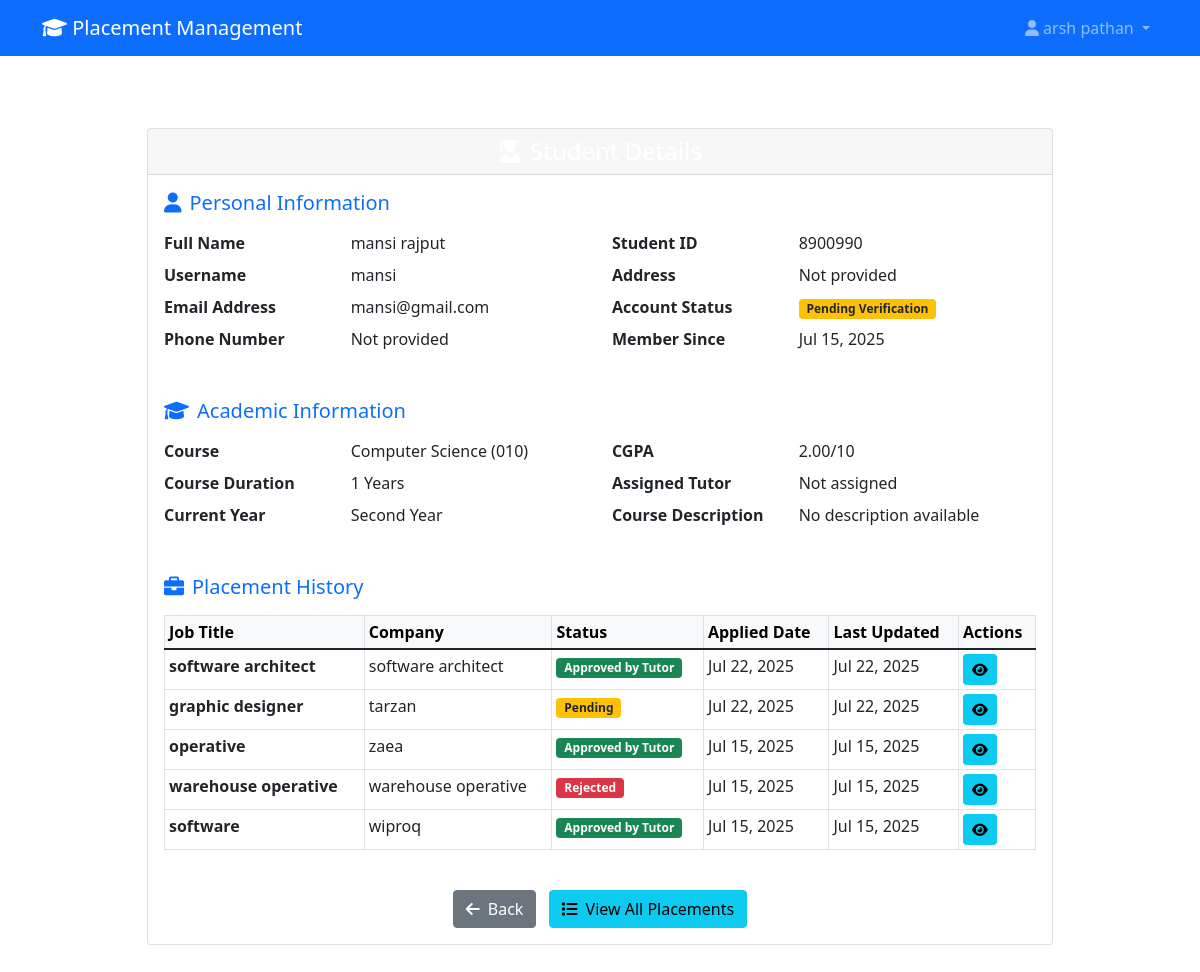
Before: /tutors/student/2/ (signed in) with the older database file.
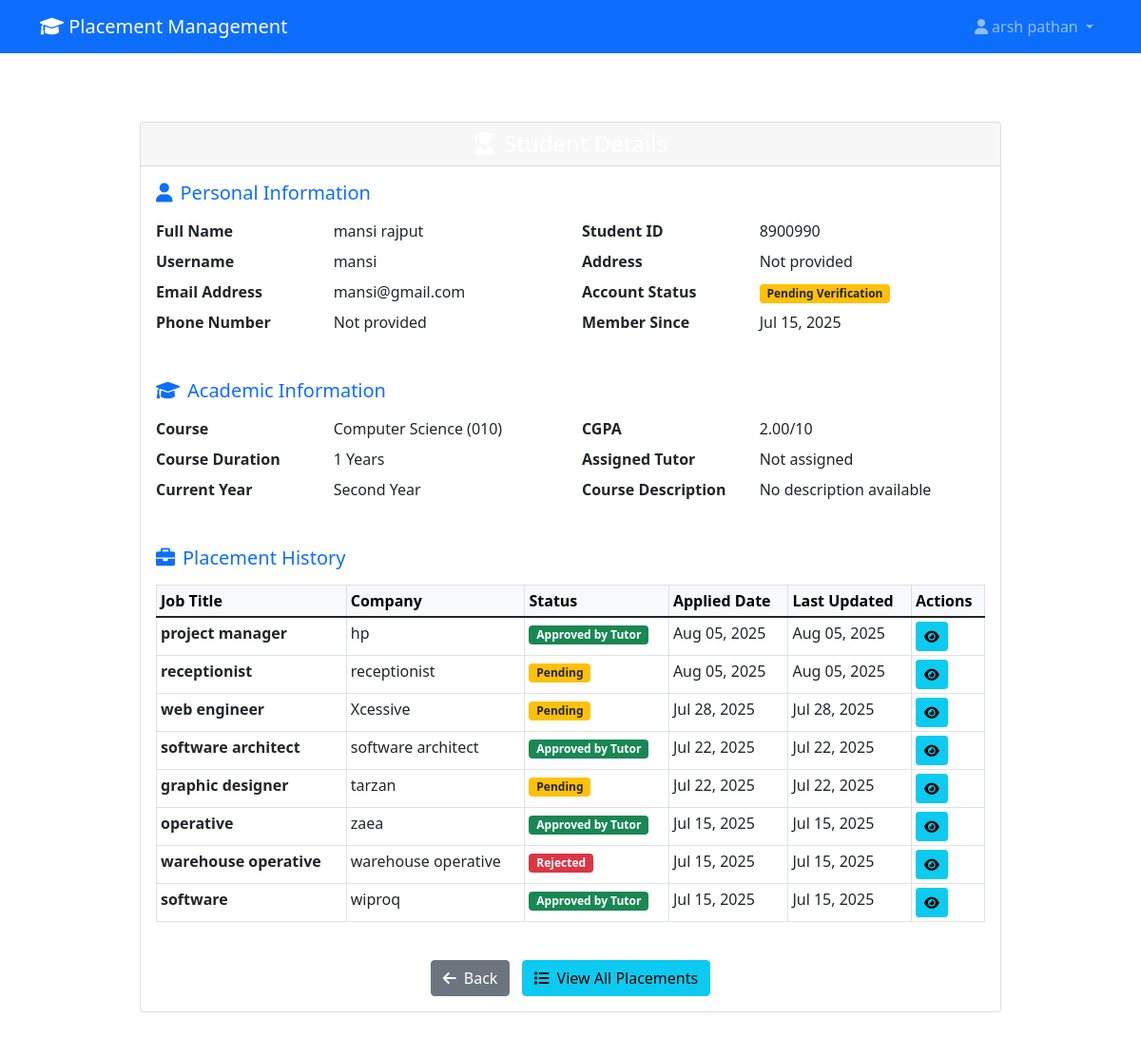
After: the same page with the newer database file.
### accounts/models.py (models this page shows, shortened)
class User(AbstractUser):
    USER_TYPES = (
        ('student', 'Student'),
        ('tutor', 'Tutor'),
        ('provider', 'Provider'),
    )
    user_type = models.CharField(max_length=10, choices=USER_TYPES)
    phone = models.CharField(max_length=15, blank=True, validators=[validate_phone_number])
    is_verified = models.BooleanField(default=False)
    created_at = models.DateTimeField(auto_now_add=True)
    updated_at = models.DateTimeField(auto_now=True)

class StudentProfile(models.Model):
    YEAR_CHOICES = (
        (1, 'First Year'),
        (2, 'Second Year'),
        (3, 'Third Year'),
        (4, 'Fourth Year'),
    )
    user = models.OneToOneField(User, on_delete=models.CASCADE)
    student_id = models.CharField(max_length=20, unique=True, validators=[validate_student_id])
    course = models.ForeignKey(Course, on_delete=models.CASCADE, related_name='students')
    year = models.IntegerField(choices=YEAR_CHOICES)
    cgpa = models.DecimalField(max_digits=4, decimal_places=2, null=True, blank=True)
    tutor = models.ForeignKey('TutorProfile', on_delete=models.SET_NULL, null=True, blank=True, related_name='assigned_students')
    resume = models.FileField(upload_to='resumes/', null=True, blank=True)
    address = models.TextField(blank=True)

class Course(models.Model):
    name = models.CharField(max_length=100, unique=True)
    code = models.CharField(max_length=20, unique=True)
    description = models.TextField(blank=True)
    duration_years = models.IntegerField(default=4)
    is_active = models.BooleanField(default=True)
    created_at = models.DateTimeField(auto_now_add=True)
    class Meta:
        ordering = ['name']

### placements/models.py (models this page shows, shortened)
class PlacementRequest(models.Model):
    STATUS_CHOICES = (
        ('pending', 'Pending'),
        ('approved_by_provider', 'Approved by Provider'),
        ('approved_by_tutor', 'Approved by Tutor'),
        ('rejected', 'Rejected'),
        ('completed', 'Completed'),
    )
    student = models.ForeignKey(StudentProfile, on_delete=models.CASCADE)
    provider = models.ForeignKey(ProviderProfile, on_delete=models.CASCADE)
    tutor = models.ForeignKey(
        'accounts.TutorProfile',
        on_delete=models.SET_NULL,
        null=True,
        blank=True,
        related_name='placement_requests',
        verbose_name='Assigned Tutor'
    )
    company_name = models.CharField(max_length=200)
    job_title = models.CharField(max_length=100)
    job_description = models.TextField()
    start_date = models.DateField()
    end_date = models.DateField()
    location = models.CharField(max_length=200)
    latitude = models.DecimalField(max_digits=10, decimal_places=8, null=True, blank=True)
    longitude = models.DecimalField(max_digits=11, decimal_places=8, null=True, blank=True)
    status = models.CharField(max_length=20, choices=STATUS_CHOICES, default='pending')
    documents = models.FileField(upload_to='placement_documents/', null=True, blank=True)
    created_at = models.DateTimeField(auto_now_add=True)
    updated_at = models.DateTimeField(auto_now=True)
    provider_approved_at = models.DateTimeField(null=True, blank=True)
    tutor_approved_at = models.DateTimeField(null=True, blank=True)
    approved_by_tutor = models.ForeignKey(
        User,
        on_delete=models.SET_NULL,
        null=True,
        blank=True,
        related_name='approved_placements'
    )
    tutor_comments = models.TextField(blank=True, help_text="Comments from tutor during approval/rejection")
    provider_comments = models.TextField(blank=True, help_text="Comments from provider during approval/rejection")

### tutors/views.py (the view)
# urls.py: path('student/<int:pk>/', views.view_student, name='view_student'),
@tutor_required
@handle_exceptions
def view_student(request, pk):
    student = get_object_or_404(
        StudentProfile.objects.select_related('user', 'course', 'tutor__user'),
        pk=pk
    )
    placement_requests = PlacementRequest.objects.filter(
        student=student,
        approved_by_tutor=request.user
    ).order_by('-created_at')
    all_placements = PlacementRequest.objects.filter(
        student=student
    ).order_by('-created_at')
    visit_schedules = VisitSchedule.objects.filter(
        placement_request__student=student,
        tutor=request.user
    ).order_by('-visit_date')
    context = {
        'student': student,
        'placement_requests': placement_requests,
        'all_placements': all_placements,
        'visit_schedules': visit_schedules,
    }
    return render(request, 'tutors/view_student.html', context)

### core/context_processors.py (called while the page is built)
def global_context(request):
    return {
        'site_name': 'Placement Management System',
        'current_year': 2024,
    }

### templates/tutors/view_student.html (shortened to what this page needs)
{% extends 'base.html' %}
{% block content %}
<div class="container py-5">
    <div class="row justify-content-center">
        <div class="col-lg-10">
            <div class="card shadow-custom animate__animated animate__fadeInUp">
                <div class="card-header bg-gradient-primary text-white text-center">
                    <h4 class="mb-0">
                        <i class="fas fa-user-graduate me-2"></i>Student Details
                    </h4>
                </div>
                <div class="card-body">
                    <div class="row mb-4">
                        <div class="col-12">
                            <h5 class="text-primary mb-3">
                                <i class="fas fa-user me-2"></i>Personal Information
                            </h5>
                            <div class="row">
                                <div class="col-md-6">
                                    <dl class="row">
                                        <dt class="col-sm-5">Full Name</dt>
                                        <dd class="col-sm-7">{{ student.user.get_full_name }}</dd>
                                        <dt class="col-sm-5">Username</dt>
                                        <dd class="col-sm-7">{{ student.user.username }}</dd>
                                        <dt class="col-sm-5">Email Address</dt>
                                        <dd class="col-sm-7">{{ student.user.email }}</dd>
                                        <dt class="col-sm-5">Phone Number</dt>
                                        <dd class="col-sm-7">{{ student.phone|default:'Not provided' }}</dd>
                                    </dl>
                                </div>
                                <div class="col-md-6">
                                    <dl class="row">
                                        <dt class="col-sm-5">Student ID</dt>
                                        <dd class="col-sm-7">{{ student.student_id }}</dd>
                                        <dt class="col-sm-5">Address</dt>
                                        <dd class="col-sm-7">{{ student.address|default:'Not provided' }}</dd>
                                        <dt class="col-sm-5">Account Status</dt>
                                        <dd class="col-sm-7">
                                            {% if student.user.is_verified %}
                                                <span class="badge bg-success">Verified</span>
                                            {% else %}
                                                <span class="badge bg-warning text-dark">Pending Verification</span>
                                            {% endif %}
                                        </dd>
                                        <dt class="col-sm-5">Member Since</dt>
                                        <dd class="col-sm-7">{{ student.user.created_at|date:"M d, Y" }}</dd>
                                    </dl>
                                </div>
                            </div>
                        </div>
                    </div>
                    <div class="row mb-4">
                        <div class="col-12">
                            <h5 class="text-primary mb-3">
                                <i class="fas fa-graduation-cap me-2"></i>Academic Information
                            </h5>
                            <div class="row">
                                <div class="col-md-6">
                                    <dl class="row">
                                        <dt class="col-sm-5">Course</dt>
                                        <dd class="col-sm-7">{{ student.course.name }} ({{ student.course.code }})</dd>
                                        <dt class="col-sm-5">Course Duration</dt>
                                        <dd class="col-sm-7">{{ student.course.duration_years }} Years</dd>
                                        <dt class="col-sm-5">Current Year</dt>
                                        <dd class="col-sm-7">{{ student.get_year_display }}</dd>
                                    </dl>
                                </div>
                                <div class="col-md-6">
                                    <dl class="row">
                                        <dt class="col-sm-5">CGPA</dt>
                                        <dd class="col-sm-7">
                                            {% if student.cgpa %}
                                                {{ student.cgpa }}/10
                                            {% else %}
                                                Not provided
                                            {% endif %}
                                        </dd>
                                        <dt class="col-sm-5">Assigned Tutor</dt>
                                        <dd class="col-sm-7">
                                            {% if student.tutor %}
                                                {{ student.tutor.user.get_full_name }} ({{ student.tutor.employee_id }})
                                            {% else %}
                                                Not assigned
                                            {% endif %}
                                        </dd>
                                        <dt class="col-sm-5">Course Description</dt>
                                        <dd class="col-sm-7">{{ student.course.description|default:'No description available' }}</dd>
                                    </dl>
                                </div>
                            </div>
                        </div>
                    </div>
                    {% if all_placements %}
                    <div class="row mb-4">
                        <div class="col-12">
                            <h5 class="text-primary mb-3">
                                <i class="fas fa-briefcase me-2"></i>Placement History
                            </h5>
                            <div class="table-responsive">
                                <table class="table table-sm table-bordered table-hover">
                                    <thead class="table-light">
                                        <tr>
                                            <th>Job Title</th>
                                            <th>Company</th>
                                            <th>Status</th>
                                            <th>Applied Date</th>
                                            <th>Last Updated</th>
                                            <th>Actions</th>
                                        </tr>
                                    </thead>
                                    <tbody>
                                        {% for placement in all_placements %}
                                        <tr>
                                            <td><strong>{{ placement.job_title }}</strong></td>
                                            <td>{{ placement.company_name }}</td>
                                            <td>
                                                {% if placement.status == 'pending' %}
                                                    <span class="badge bg-warning text-dark">Pending</span>
                                                {% elif placement.status == 'approved_by_provider' %}
                                                    <span class="badge bg-info">Approved by Provider</span>
                                                {% elif placement.status == 'approved_by_tutor' %}
                                                    <span class="badge bg-success">Approved by Tutor</span>
                                                {% elif placement.status == 'rejected' %}
                                                    <span class="badge bg-danger">Rejected</span>
                                                {% elif placement.status == 'completed' %}
                                                    <span class="badge bg-primary">Completed</span>
                                                {% endif %}
                                            </td>
                                            <td>{{ placement.created_at|date:"M d, Y" }}</td>
                                            <td>{{ placement.updated_at|date:"M d, Y" }}</td>
                                            <td>
                                                <a href="{% url 'tutors:placement_detail' placement.pk %}" class="btn btn-info btn-sm">
                                                    <i class="fas fa-eye"></i>
                                                </a>
                                            </td>
                                        </tr>
                                        {% endfor %}
                                    </tbody>
                                </table>
                            </div>
                        </div>
                    </div>
                    {% endif %}
                    <div class="row mt-4">
                        <div class="col-12 text-center">
                            <a href="javascript:history.back()" class="btn btn-secondary me-2">
                                <i class="fas fa-arrow-left me-2"></i>Back
                            </a>
                            <a href="{% url 'tutors:placement_records' %}?student={{ student.pk }}" class="btn btn-info">
                                <i class="fas fa-list me-2"></i>View All Placements
                            </a>
                        </div>
                    </div>
                </div>
            </div>
        </div>
    </div>
</div>
{% endblock %}

### templates/base.html (shortened to what this page needs)
<!DOCTYPE html>
<html lang="en">
<head>
    <link href="https://cdn.jsdelivr.net/npm/bootstrap@5.1.3/dist/css/bootstrap.min.css" rel="stylesheet">
    <link href="https://cdnjs.cloudflare.com/ajax/libs/font-awesome/6.0.0/css/all.min.css" rel="stylesheet">
</head>
<body>
    <nav class="navbar navbar-expand-lg navbar-dark bg-primary">
        <div class="container">
            <a class="navbar-brand" href="#">
                <i class="fas fa-graduation-cap"></i> Placement Management
            </a>
            {% if user.is_authenticated %}
            <div class="navbar-nav ms-auto">
                <div class="nav-item dropdown">
                    <a class="nav-link dropdown-toggle" href="#" role="button" data-bs-toggle="dropdown">
                        <i class="fas fa-user"></i> {{ user.get_full_name|default:user.username }}
                    </a>
                </div>
            </div>
            {% endif %}
        </div>
    </nav>
    <main class="container mt-4">
        {% block content %}
        {% endblock %}
    </main>
</body>
</html>

Changed rows visible on the page:
added PlacementRequest: job_title "project manager", company_name "hp", shows "Approved by Tutor", created_at "Aug 05, 2025", updated_at "Aug 05, 2025"
added PlacementRequest: job_title "receptionist", company_name "receptionist", status "Pending", created_at "Aug 05, 2025", updated_at "Aug 05, 2025"
added PlacementRequest: job_title "web engineer", company_name "Xcessive", status "Pending", created_at "Jul 28, 2025", updated_at "Jul 28, 2025"
